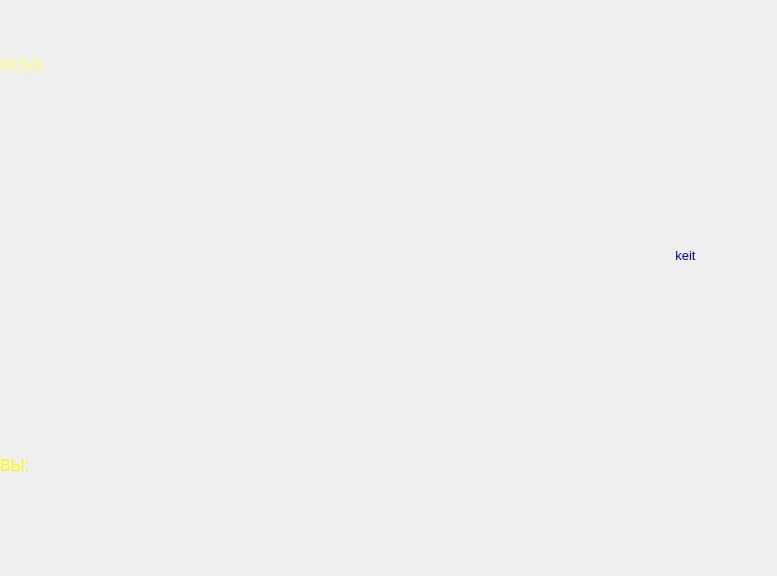
<?xml version="1.0" encoding="UTF-8"?>
<ui version="4.0">
 <class>MainWindow</class>
 <widget class="QMainWindow" name="MainWindow">
  <property name="geometry">
   <rect>
    <x>0</x>
    <y>0</y>
    <width>777</width>
    <height>576</height>
   </rect>
  </property>
  <property name="windowTitle">
   <string>MainWindow</string>
  </property>
  <widget class="QWidget" name="centralwidget">
   <widget class="QLabel" name="FON">
    <property name="geometry">
     <rect>
      <x>0</x>
      <y>-10</y>
      <width>781</width>
      <height>561</height>
     </rect>
    </property>
    <property name="text">
     <string/>
    </property>
    <property name="pixmap">
     <pixmap>1612163364_173-p-fon-sine-fioletovii-zelenii-236.jpg</pixmap>
    </property>
   </widget>
   <widget class="QPushButton" name="ACTIV">
    <property name="geometry">
     <rect>
      <x>650</x>
      <y>230</y>
      <width>71</width>
      <height>51</height>
     </rect>
    </property>
    <property name="font">
     <font>
      <pointsize>10</pointsize>
      <kerning>false</kerning>
     </font>
    </property>
    <property name="toolTip">
     <string>&lt;html&gt;&lt;head/&gt;&lt;body&gt;&lt;p&gt;dzf&lt;/p&gt;&lt;/body&gt;&lt;/html&gt;</string>
    </property>
    <property name="whatsThis">
     <string>&lt;!DOCTYPE HTML PUBLIC &quot;-//W3C//DTD HTML 4.0//EN&quot; &quot;http://www.w3.org/TR/REC-html40/strict.dtd&quot;&gt;
&lt;html&gt;&lt;head&gt;&lt;meta name=&quot;qrichtext&quot; content=&quot;1&quot; /&gt;&lt;style type=&quot;text/css&quot;&gt;
p, li { white-space: pre-wrap; }
&lt;/style&gt;&lt;/head&gt;&lt;body style=&quot; font-family:'MS Shell Dlg 2'; font-size:20pt; font-weight:400; font-style:normal;&quot;&gt;
&lt;p align=&quot;center&quot; style=&quot; margin-top:12px; margin-bottom:12px; margin-left:0px; margin-right:0px; -qt-block-indent:0; text-indent:0px;&quot;&gt;&lt;span style=&quot; color:#0d2298;&quot;&gt;eva&lt;/span&gt;&lt;/p&gt;&lt;/body&gt;&lt;/html&gt;</string>
    </property>
    <property name="styleSheet">
     <string notr="true">border:none;


color: rgb(0, 2, 158);</string>
    </property>
    <property name="text">
     <string>keit</string>
    </property>
    <property name="iconSize">
     <size>
      <width>10</width>
      <height>15</height>
     </size>
    </property>
    <property name="shortcut">
     <string notr="true"/>
    </property>
    <property name="autoRepeat">
     <bool>false</bool>
    </property>
    <property name="autoExclusive">
     <bool>false</bool>
    </property>
   </widget>
   <widget class="QLabel" name="NOVA">
    <property name="geometry">
     <rect>
      <x>0</x>
      <y>0</y>
      <width>781</width>
      <height>131</height>
     </rect>
    </property>
    <property name="font">
     <font>
      <pointsize>12</pointsize>
     </font>
    </property>
    <property name="styleSheet">
     <string notr="true">
color: rgb(255, 255, 127);</string>
    </property>
    <property name="text">
     <string>NOVA:</string>
    </property>
    <property name="margin">
     <number>20</number>
    </property>
   </widget>
   <widget class="QLabel" name="ILIA">
    <property name="geometry">
     <rect>
      <x>0</x>
      <y>380</y>
      <width>781</width>
      <height>171</height>
     </rect>
    </property>
    <property name="font">
     <font>
      <pointsize>12</pointsize>
     </font>
    </property>
    <property name="styleSheet">
     <string notr="true">
color: rgb(255, 255, 0);</string>
    </property>
    <property name="text">
     <string>ВЫ:</string>
    </property>
    <property name="margin">
     <number>20</number>
    </property>
   </widget>
   <widget class="QLabel" name="label">
    <property name="geometry">
     <rect>
      <x>620</x>
      <y>210</y>
      <width>121</width>
      <height>90</height>
     </rect>
    </property>
    <property name="text">
     <string/>
    </property>
    <property name="pixmap">
     <pixmap>48a03ad24faa6891775bab17e0d29851-2-removebg-preview (1).png</pixmap>
    </property>
   </widget>
   <zorder>FON</zorder>
   <zorder>NOVA</zorder>
   <zorder>ILIA</zorder>
   <zorder>label</zorder>
   <zorder>ACTIV</zorder>
  </widget>
  <widget class="QMenuBar" name="menubar">
   <property name="geometry">
    <rect>
     <x>0</x>
     <y>0</y>
     <width>777</width>
     <height>26</height>
    </rect>
   </property>
  </widget>
 </widget>
 <resources/>
 <connections/>
</ui>
